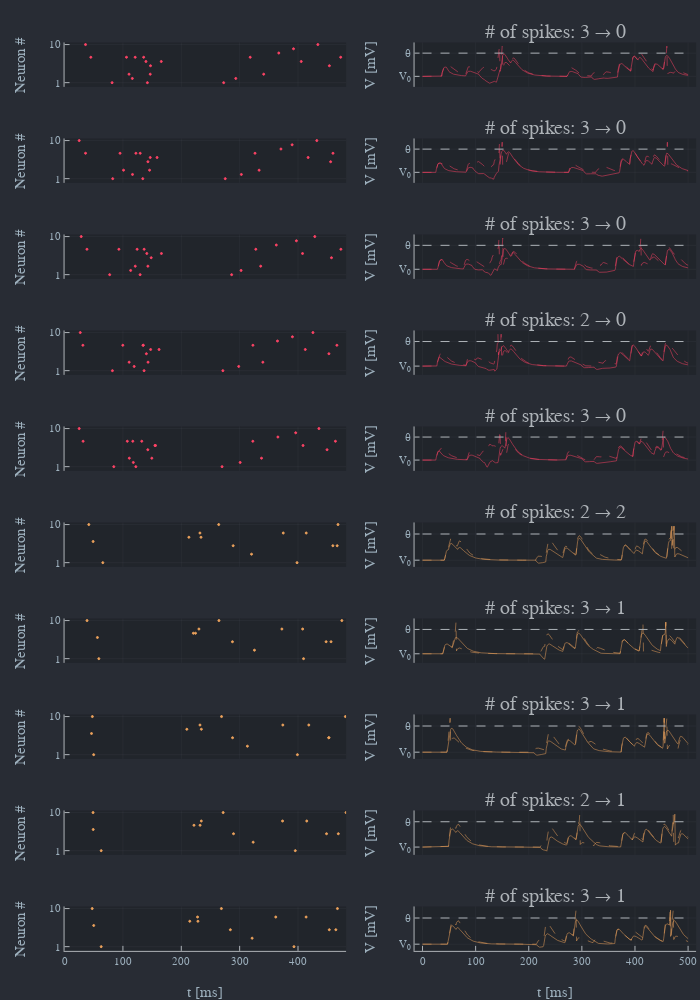

Notebook code for this chart:
### Markdown cell above
## Plots

### Code cell
plotlyjs(size = (700, 1000))
cols = collect(1:2)#palette(:rainbow, 2)

inp_plots = [PlotInputs(s.x, color = cols[1 + s.y])
             for s ∈ samples]
train_plots = [PlotPotential(tmp, out_b = out_b[i].V, out = out_a[i].V,
                             N_b = length(out_b[i].spikes),
                             N = length(out_a[i].spikes),
                             t = t, color = cols[1 + samples[i].y])
               for i = 1:length(samples)]
ps = [reshape(inp_plots, 1, :);
      reshape(train_plots, 1, :)]
p = plot(ps[:]..., layout = (length(inp_plots), 2), link = :x, left_margin = 8mm)
